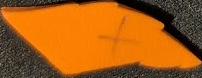
#> input picture XandO/release/new_token_0000.png, 202 x 78 px; its folder holds only this picture in this run
$ python fix_images.py
#> lines starting #> are read from the running program, lines starting #| are printed output that depends on the picture; after the words box and inside, x2 and y2 are one past the last pixel; in counts of white or black regions, pixels touching at a corner belong together
import cv2
import numpy as np
import glob
import os

files = glob.glob('new_token_*.png')
for file in files:
    img = cv2.imread(file, cv2.IMREAD_UNCHANGED)
#> img is the input picture: shape (78, 202, 4); mean B, G, R, A 19, 92.7, 167.9, 173.3
    if img is not None:
        # The image currently has alpha = 0 where ink was, because ink is not orange.
        # Let's fix this by finding the dark ink and making it opaque.
        # Actually, since the original image had a black background, maybe we should just make the truly black pixels transparent.
        # But wait! I only have the already processed transparent PNGs here.
        # Can I recover the ink? No, because in extract_orange_tokens.py, I only saved `roi_bgra` which was just the ROI with alpha modified.
        # The color info is still there! cv2.cvtColor(roi, cv2.COLOR_BGR2BGRA) keeps the RGB values!
        # Let's make the alpha channel opaque (255) for dark pixels.

        b, g, r, a = cv2.split(img)
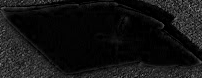
#> b: shape (78, 202); min 0, max 140, mean 19
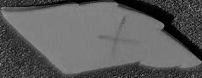
#> g: shape (78, 202); min 0, max 155, mean 92.7
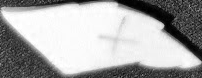
#> r: shape (78, 202); min 0, max 255, mean 167.9
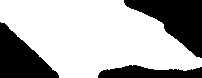
#> a: shape (78, 202); 68% white; 3 black regions, box (x1, y1, x2, y2) and area: (124, 0, 202, 58) 2260, (0, 22, 59, 78) 1821, (98, 65, 202, 78) 965
        gray = cv2.cvtColor(cv2.merge([b,g,r]), cv2.COLOR_BGR2GRAY)
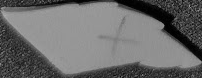
#> gray: shape (78, 202); min 0, max 173, mean 106.8

        # Ink is dark
        _, dark_mask = cv2.threshold(gray, 80, 255, cv2.THRESH_BINARY_INV)
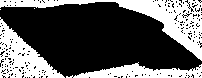
#> dark_mask: shape (78, 202); 35.5% white; 5 white regions (2 under 20 px), largest, box (x1, y1, x2, y2) and area: (0, 0, 202, 61) 2743, (0, 17, 65, 78) 1723, (66, 62, 202, 78) 1129

        # We want alpha to be 255 where it is currently 255 (the orange part)
        # PLUS where it is dark (the ink) BUT only inside the token!
        # Since the token might be surrounded by black background... wait, the background is also dark!
        # So we can't easily distinguish ink from black background using just darkness.

        # Let's use morphological closing on the existing alpha channel to fill the holes (which is the ink).
        kernel = cv2.getStructuringElement(cv2.MORPH_ELLIPSE, (15, 15))
        new_alpha = cv2.morphologyEx(a, cv2.MORPH_CLOSE, kernel)

        # Save it
        res = cv2.merge([b, g, r, new_alpha])
        # Wait, if we use cv2 to save, it's 100% standard PNG, but to be safe we can use PIL
        cv2.imwrite(file, res)

from PIL import Image
for file in files:
    # Just open and save with PIL to guarantee standard PNG encoding
    with Image.open(file) as im:
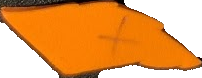
#> im: PIL image 202x78 RGBA; mean R, G, B, A 167.9, 92.7, 19, 173.3; transparent parts drawn white
        im.save(file, "PNG")

print("Fixed images!")

$ run again, on XandO/release/new_token_0003.png
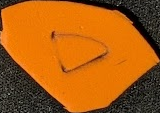
#> input picture XandO/release/new_token_0003.png, 160 x 113 px
#> img is the input picture: shape (113, 160, 4); mean B, G, R, A 16.1, 92.6, 170.6, 178
#> `b, g, r, a = cv2.split(img)`:
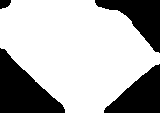
#> a: shape (113, 160); 69.8% white; 4 black regions, box (x1, y1, x2, y2) and area: (0, 48, 65, 113) 2294, (104, 64, 160, 113) 1562, (95, 0, 160, 53) 1527, (0, 0, 11, 9) 78
#> dark_mask: shape (113, 160); 31.4% white; 11 white regions (6 under 20 px), largest, box (x1, y1, x2, y2) and area: (0, 44, 72, 113) 2183, (41, 0, 160, 60) 1650, (81, 62, 160, 113) 1616, (0, 0, 32, 31) 182, (90, 55, 104, 62) 23
#> `with Image.open(file) as im:`:
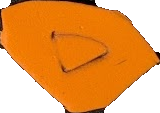
#> im: PIL image 160x113 RGBA; mean R, G, B, A 170.6, 92.6, 16.1, 178; transparent parts drawn white

$ run again, on XandO/release/new_token_0004.png
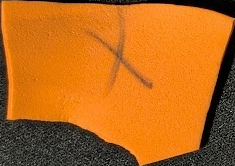
#> input picture XandO/release/new_token_0004.png, 235 x 166 px
#> img is the input picture: shape (166, 235, 4); mean B, G, R, A 26.3, 105.4, 186.8, 197.3
#> `b, g, r, a = cv2.split(img)`:
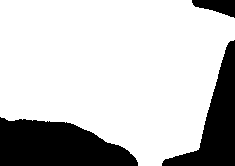
#> a: shape (166, 235); 77.4% white; 3 black regions, box (x1, y1, x2, y2) and area: (0, 117, 138, 166) 4966, (162, 40, 235, 166) 3384, (192, 0, 235, 18) 480
#> dark_mask: shape (166, 235); 24% white; 6 white regions (3 under 20 px), largest, box (x1, y1, x2, y2) and area: (0, 0, 139, 166) 5045, (143, 20, 235, 166) 3212, (19, 0, 235, 18) 1086
#> `with Image.open(file) as im:`:
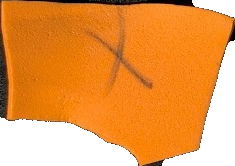
#> im: PIL image 235x166 RGBA; mean R, G, B, A 186.8, 105.4, 26.3, 197.3; transparent parts drawn white

$ run again, on XandO/release/new_token_0005.png
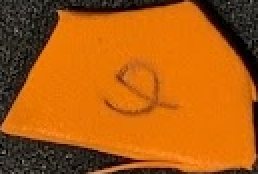
#> input picture XandO/release/new_token_0005.png, 129 x 87 px (shown 2 times larger)
#> img is the input picture: shape (87, 129, 4); mean B, G, R, A 14.6, 92.7, 175.4, 194.3
#> a: shape (87, 129); 76.2% white; 3 black regions, box (x1, y1, x2, y2) and area: (0, 0, 32, 55) 1067, (0, 66, 71, 87) 973, (99, 0, 129, 36) 633
#> dark_mask: shape (87, 129); 28.4% white; 8 white regions (3 under 20 px), largest, box (x1, y1, x2, y2) and area: (0, 0, 92, 63) 1389, (0, 65, 74, 87) 876, (94, 0, 129, 49) 684, (102, 50, 129, 87) 129, (54, 84, 99, 87) 103
#> `with Image.open(file) as im:`:
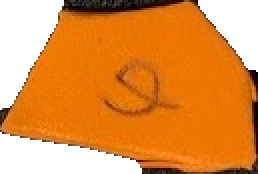
#> im: PIL image 129x87 RGBA (shown 2 times larger); mean R, G, B, A 175.4, 92.7, 14.6, 194.3; transparent parts drawn white
